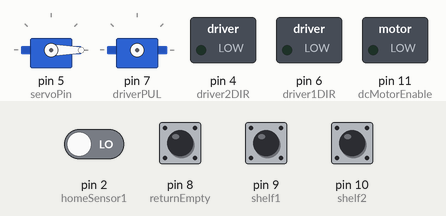
Bench run of a sketch on a simulated Arduino Uno, built with avr-gcc and run on an emulated ATmega328P. Parts: 2 × servo, switched loads named in the sketch (green lamp = pin HIGH). Wiring (inferred from the names in the program): servo: signal pin 7. The test bench sets the inputs (shaded band); at power-on: pin 8 (returnEmpty), pin 9 (shelf1), pin 10 (shelf2) HIGH, pin 2 (homeSensor1) LOW. EEPROM starts erased; servo pulses on a pin are drawn as a servo (544–2400 µs = 0–180°); pins used as bus, display or sensor lines are not drawn.

Above: at 1.2 s.
1.3 s: pin 8 (returnEmpty) pulled LOW for 0.15 s
At 2.9 s:
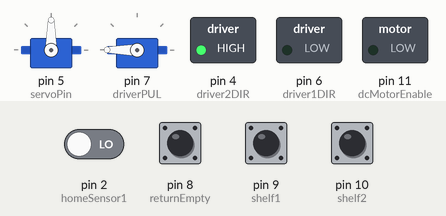
At 3.8 s:
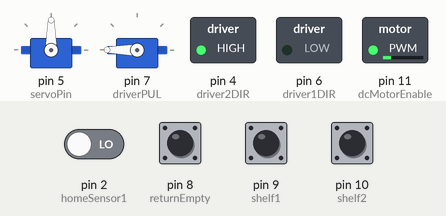
7.3 s: pin 9 (shelf1) pulled LOW for 0.15 s
At 12.5 s:
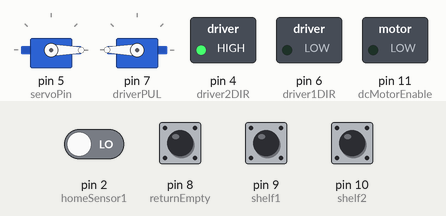
Timing chart, 0 to 14.0 s (numbered marks = the images above; inputs shaded):
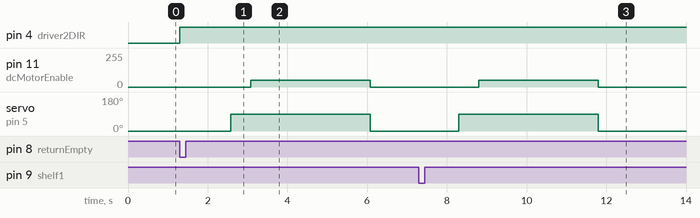

The sketch:

DeskElevator.ino
```cpp
#include <EEPROM.h>
#include <Servo.h>

// Define pins
const int homeSensor1 = 2;
const int homeSensor2 = 3;
const int returnEmpty = 8;
const int shelf1 = 9;
const int shelf2 = 10;
const int driverPUL = 7;
const int driver1DIR = 6;
const int driver2DIR = 4;
const int servoPin = 5;
const int dcMotorEnable = 11;
const int IN1 = 12;
const int IN2 = 13;

// Variables
int pulseDelay = 2500;            // Speed of stepper
int stepDir = LOW;                // Direction of stepper
const int shelf1Distance = 200;   // Number of steps from home to shelf 1
const int shelf2Distance = 400;   // Number of steps from home to shelf 2

// Create servo object for fetching arm
Servo armServo;

// Extends servo arm and pulls item onto carriage with dc motor
void retrieveItem() {
  armServo.write(90);
  delay(500);
  analogWrite(dcMotorEnable, 50);
  digitalWrite(IN1, HIGH);
  digitalWrite(IN2, LOW);
  delay(3000);
  analogWrite(dcMotorEnable, 0);
  armServo.write(0);
  delay(500);
}

// Extends servo arm, pushes item onto dc motor wheel, runs motor to push item onto shelf
void returnItem() {
  armServo.write(90);
  delay(500);
  analogWrite(dcMotorEnable, 50);
  digitalWrite(IN1, LOW);
  digitalWrite(IN2, HIGH);
  delay(3000);
  analogWrite(dcMotorEnable, 0);
  armServo.write(0);
  delay(500);
}

// Returns the distance from home to the last shelf retrieved from
int lastShelfDistance() {
    switch (EEPROM.read(0)) {
      case 0:
        return 0;
      case 1:
        return shelf1Distance;
      case 2:
        return shelf2Distance;
    }
}

// Performs one step. stepperDir: HIGH = carriage up, LOW = carriage down
void stepperStep(bool stepperDir) {
  digitalWrite(driver1DIR, stepperDir);
  digitalWrite(driver2DIR, !stepperDir);
  digitalWrite(driverPUL, LOW);
  delayMicroseconds(pulseDelay);
  digitalWrite(driverPUL, HIGH);
  delayMicroseconds(pulseDelay);
}

// Returns item to its shelf and retrieves new one from shelf specified (takes distance to requested shelf )
void returnAndRetrieve(int distance, int lastShelf) {
  // Move carriage down to the last shelf retrieved from and return the item if applicable
  if (EEPROM.read(0) != 0) {
    for (int i = 0; i < lastShelfDistance(); i++) {
      stepperStep(LOW);
    }
    returnItem();
  }

  // Set direction carriage must move based on previous shelf location
  if (lastShelfDistance() > distance) {
    stepDir = HIGH;
  }
  else {
    stepDir = LOW;
  }

    // Move carriage from last shelf to selected shelf, retrieve new item, and return home
  for (int i = 0; i < abs(lastShelfDistance() - distance); i++) {
    stepperStep(stepDir);
  }

  retrieveItem();

  while (digitalRead(homeSensor1) == true && digitalRead(homeSensor2) == true) {
    stepperStep(HIGH);
  }

  // Keep track of which shelf was just retrieved from
  EEPROM.update(0, lastShelf);
}

void setup() {
  // Set pinmodes
  pinMode(driverPUL, OUTPUT);
  pinMode(driver1DIR, OUTPUT);
  pinMode(driver2DIR, OUTPUT);
  pinMode(shelf1, INPUT_PULLUP);
  pinMode(shelf2, INPUT_PULLUP);
  pinMode(returnEmpty, INPUT_PULLUP);
  pinMode(homeSensor1, INPUT);
  pinMode(homeSensor2, INPUT);

  // Set servo pin and move it to the default position
  armServo.attach(servoPin);
  armServo.write(0);

  // Home carriage to top of assembly
  while (digitalRead(homeSensor1) == true && digitalRead(homeSensor2) == true) {
    stepperStep(HIGH);
  }
}

/* The controller will wait to receive a button input for a shelf whos contents are not already retrieved.
A process will then begin to replace the current item with the item on the shelf requested.
If a button is pressed while a process is running nothing will happen. */
void loop() {
  if (digitalRead(returnEmpty) == LOW && EEPROM.read(0) != 0) {
    // Move carriage down to last shelf, return the item, move up to home
    for (int i = 0; i < lastShelfDistance(); i++) {
      stepperStep(LOW);
    }

    returnItem();

    while (digitalRead(homeSensor1) == true && digitalRead(homeSensor2) == true) {
      stepperStep(HIGH);
    }

    // Write 0 to EEPROM address 0. 0 meaning there is no item on carriage.
    EEPROM.update(0, 0);
  }

  if (digitalRead(shelf1) == LOW && EEPROM.read(0) != 1) {
    returnAndRetrieve(shelf1Distance, 1);
  }

  if (digitalRead(shelf2) == LOW && EEPROM.read(0) != 2) {
    returnAndRetrieve(shelf2Distance, 2);
  }
}
```

Measured:
- after the input at 1.3 s, pin 4 (driver2DIR): LOW → HIGH at once; pin 11 (dcMotorEnable): 0/255 → 50/255 after 1.8 s, → 0/255 3.0 s later; servo on pin 5 (servoPin): 0° → 90° after 1.3 s, → 0° 3.5 s later
- after the input at 7.3 s, pin 11 (dcMotorEnable): 0/255 → 50/255 after 1.5 s, → 0/255 3.0 s later; servo on pin 5 (servoPin): 0° → 90° after 1.0 s, → 0° 3.5 s later
